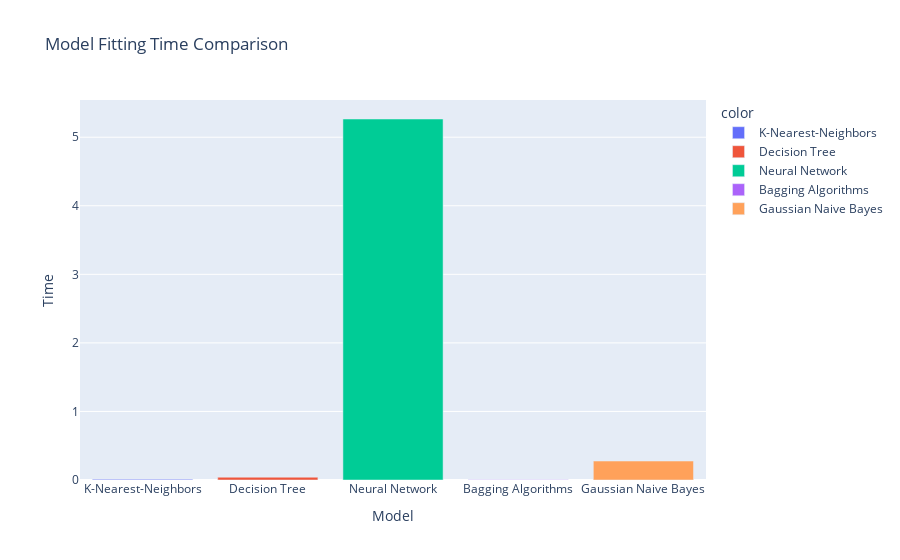

Here is the notebook cell this chart was saved with:
### Code cell
fig = px.bar(
    x=["K-Nearest-Neighbors", "Decision Tree", "Neural Network", "Bagging Algorithms", "Gaussian Naive Bayes"],
    y=[knn_time, dec_time, mlp_time, bayes_time, bagging_time],
    color=["K-Nearest-Neighbors", "Decision Tree", "Neural Network", "Bagging Algorithms", "Gaussian Naive Bayes"],
    labels={'x': "Model", 'y': "Time"},
    title="Model Fitting Time Comparison"
)

fig.show()

### Figure 1 — Plotly figure (JSON) as saved in the notebook; plotly's stock layout.template omitted (floating-point values rounded to 4 significant figures)
{"data": [{"alignmentgroup": "True", "hovertemplate": "color=K-Nearest-Neighbors<br>Model=%{x}<br>Time=%{y}<extra></extra>", "legendgroup": "K-Nearest-Neighbors", "marker": {"color": "#636efa", "pattern": {"shape": ""}}, "name": "K-Nearest-Neighbors", "offsetgroup": "K-Nearest-Neighbors", "orientation": "v", "showlegend": true, "textposition": "auto", "type": "bar", "x": ["K-Nearest-Neighbors"], "xaxis": "x", "y": [0.01001], "yaxis": "y"}, {"alignmentgroup": "True", "hovertemplate": "color=Decision Tree<br>Model=%{x}<br>Time=%{y}<extra></extra>", "legendgroup": "Decision Tree", "marker": {"color": "#EF553B", "pattern": {"shape": ""}}, "name": "Decision Tree", "offsetgroup": "Decision Tree", "orientation": "v", "showlegend": true, "textposition": "auto", "type": "bar", "x": ["Decision Tree"], "xaxis": "x", "y": [0.04061], "yaxis": "y"}, {"alignmentgroup": "True", "hovertemplate": "color=Neural Network<br>Model=%{x}<br>Time=%{y}<extra></extra>", "legendgroup": "Neural Network", "marker": {"color": "#00cc96", "pattern": {"shape": ""}}, "name": "Neural Network", "offsetgroup": "Neural Network", "orientation": "v", "showlegend": true, "textposition": "auto", "type": "bar", "x": ["Neural Network"], "xaxis": "x", "y": [5.266], "yaxis": "y"}, {"alignmentgroup": "True", "hovertemplate": "color=Bagging Algorithms<br>Model=%{x}<br>Time=%{y}<extra></extra>", "legendgroup": "Bagging Algorithms", "marker": {"color": "#ab63fa", "pattern": {"shape": ""}}, "name": "Bagging Algorithms", "offsetgroup": "Bagging Algorithms", "orientation": "v", "showlegend": true, "textposition": "auto", "type": "bar", "x": ["Bagging Algorithms"], "xaxis": "x", "y": [0.003001], "yaxis": "y"}, {"alignmentgroup": "True", "hovertemplate": "color=Gaussian Naive Bayes<br>Model=%{x}<br>Time=%{y}<extra></extra>", "legendgroup": "Gaussian Naive Bayes", "marker": {"color": "#FFA15A", "pattern": {"shape": ""}}, "name": "Gaussian Naive Bayes", "offsetgroup": "Gaussian Naive Bayes", "orientation": "v", "showlegend": true, "textposition": "auto", "type": "bar", "x": ["Gaussian Naive Bayes"], "xaxis": "x", "y": [0.2765], "yaxis": "y"}], "layout": {"barmode": "relative", "legend": {"title": {"text": "color"}, "tracegroupgap": 0}, "title": {"text": "Model Fitting Time Comparison"}, "xaxis": {"anchor": "y", "domain": [0, 1], "title": {"text": "Model"}}, "yaxis": {"anchor": "x", "domain": [0, 1], "title": {"text": "Time"}}}}
